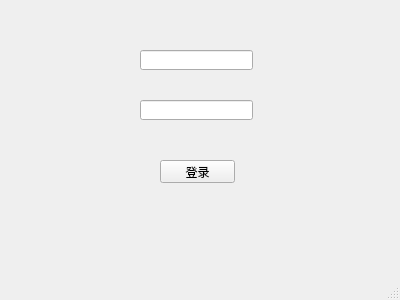
<?xml version="1.0" encoding="UTF-8"?>
<ui version="4.0">
 <class>doctor</class>
 <widget class="QMainWindow" name="doctor">
  <property name="geometry">
   <rect>
    <x>0</x>
    <y>0</y>
    <width>400</width>
    <height>300</height>
   </rect>
  </property>
  <property name="windowTitle">
   <string>MainWindow</string>
  </property>
  <widget class="QWidget" name="centralwidget">
   <widget class="QLineEdit" name="ledit_doctnam">
    <property name="geometry">
     <rect>
      <x>140</x>
      <y>50</y>
      <width>113</width>
      <height>20</height>
     </rect>
    </property>
   </widget>
   <widget class="QLineEdit" name="ledit_passwd">
    <property name="geometry">
     <rect>
      <x>140</x>
      <y>100</y>
      <width>113</width>
      <height>20</height>
     </rect>
    </property>
   </widget>
   <widget class="QPushButton" name="btn_doctlogin">
    <property name="geometry">
     <rect>
      <x>160</x>
      <y>160</y>
      <width>75</width>
      <height>23</height>
     </rect>
    </property>
    <property name="text">
     <string>登录</string>
    </property>
   </widget>
  </widget>
  <widget class="QMenuBar" name="menubar">
   <property name="geometry">
    <rect>
     <x>0</x>
     <y>0</y>
     <width>400</width>
     <height>23</height>
    </rect>
   </property>
  </widget>
  <widget class="QStatusBar" name="statusbar"/>
 </widget>
 <resources/>
 <connections/>
</ui>
